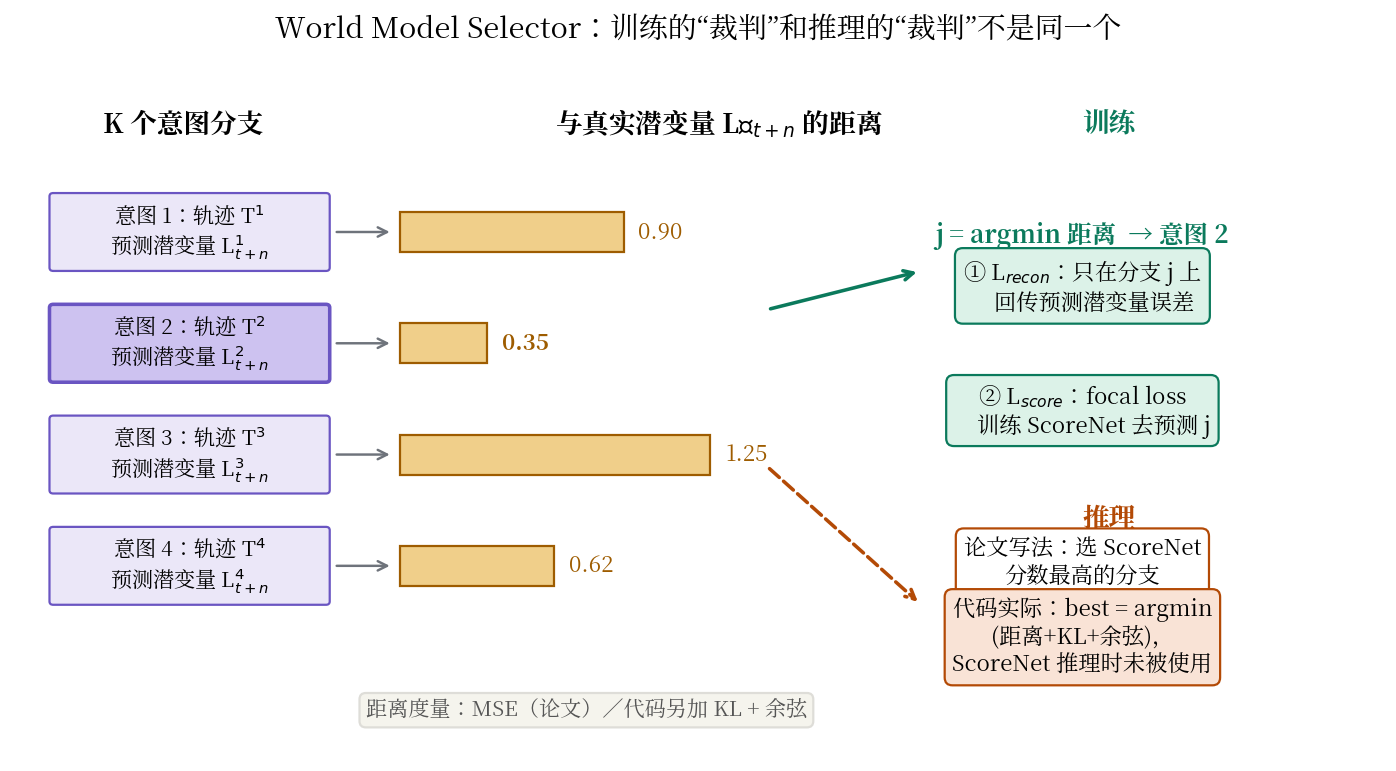

The Python source for this figure:
# -*- coding: utf-8 -*-
"""World4Drive 的 World Model Selector：训练用 argmin 距离定 j，推理该用 ScoreNet（论文），
但代码推理时用的却是 argmin(组合损失)。"""
import matplotlib
matplotlib.use("Agg")
import matplotlib.pyplot as plt
import matplotlib.patches as mpatches
import numpy as np

from matplotlib.font_manager import FontProperties
_ZH = FontProperties(fname="/usr/share/fonts/opentype/noto/NotoSerifCJK-Regular.ttc")
plt.rcParams["font.family"] = _ZH.get_name()
plt.rcParams["font.size"] = 10.5
plt.rcParams["axes.unicode_minus"] = False

fig, ax = plt.subplots(figsize=(11, 5.6))
ax.set_xlim(0, 11)
ax.set_ylim(0, 6.2)
ax.axis("off")

K = 4  # 示意用 4 个意图分支（论文 K=6）
dist = [0.9, 0.35, 1.25, 0.62]   # 各分支预测潜变量与真实潜变量的距离（示意）
scores = [0.18, 0.46, 0.11, 0.25]  # ScoreNet 输出（示意）

# 左侧：K 个分支
ax.text(0.7, 5.6, "K 个意图分支", fontsize=12, fontweight="bold")
for k in range(K):
    y = 4.7 - k * 1.0
    box = mpatches.FancyBboxPatch((0.3, y - 0.32), 2.2, 0.64,
                                  boxstyle="round,pad=0.03",
                                  fc="#ebe7f8" if k != 1 else "#cdc2f0",
                                  ec="#6a55c2", lw=1.6 if k == 1 else 1.0)
    ax.add_patch(box)
    ax.text(1.4, y, f"意图 {k+1}：轨迹 T$^{{{k+1}}}$\n预测潜变量 L$^{{{k+1}}}_{{t+n}}$",
            ha="center", va="center", fontsize=9.5)

# 中：距离计算
ax.text(4.35, 5.6, "与真实潜变量 L̂$_{t+n}$ 的距离", fontsize=12, fontweight="bold")
for k in range(K):
    y = 4.7 - k * 1.0
    d = dist[k]
    w = d * 2.0
    bar = mpatches.Rectangle((3.1, y - 0.18), w, 0.36, fc="#f0cf8a", ec="#9e5c00")
    ax.add_patch(bar)
    ax.text(3.1 + w + 0.12, y, f"{d:.2f}", va="center", fontsize=10,
            fontweight="bold" if k == 1 else "normal", color="#9e5c00")
    # 箭头从左盒子到条
    ax.annotate("", xy=(3.05, y), xytext=(2.55, y),
                arrowprops=dict(arrowstyle="->", color="#6e737b", lw=1.1))

ax.text(4.6, 0.35, "距离度量：MSE（论文）／代码另加 KL + 余弦", fontsize=9.5,
        color="#555", ha="center",
        bbox=dict(boxstyle="round,pad=0.3", fc="#f5f4ed", ec="#deddd8"))

# 右上：训练路径
ax.text(8.6, 5.6, "训练", fontsize=12, fontweight="bold", color="#0b7a5c")
ax.annotate("", xy=(7.3, 4.35), xytext=(6.05, 4.0),
            arrowprops=dict(arrowstyle="->", color="#0b7a5c", lw=1.6))
ax.text(8.6, 4.6, "j = argmin 距离  → 意图 2", fontsize=11, color="#0b7a5c",
        fontweight="bold", ha="center")
ax.text(8.6, 4.0, "① L$_{recon}$：只在分支 j 上\n    回传预测潜变量误差", fontsize=10, ha="center",
        bbox=dict(boxstyle="round,pad=0.35", fc="#dcf2e8", ec="#0b7a5c"))
ax.text(8.6, 2.9, "② L$_{score}$：focal loss\n    训练 ScoreNet 去预测 j", fontsize=10, ha="center",
        bbox=dict(boxstyle="round,pad=0.35", fc="#dcf2e8", ec="#0b7a5c"))

# 右下：推理路径（论文 vs 代码）
ax.text(8.6, 2.05, "推理", fontsize=12, fontweight="bold", color="#b34a06")
ax.text(8.6, 1.55, "论文写法：选 ScoreNet\n分数最高的分支", fontsize=10, ha="center",
        bbox=dict(boxstyle="round,pad=0.35", fc="#ffffff", ec="#b34a06"))
ax.text(8.6, 0.75, "代码实际：best = argmin\n(距离+KL+余弦)，\nScoreNet 推理时未被使用", fontsize=10, ha="center",
        bbox=dict(boxstyle="round,pad=0.35", fc="#f9e3d6", ec="#b34a06"))
ax.annotate("", xy=(7.3, 1.35), xytext=(6.05, 2.6),
            arrowprops=dict(arrowstyle="->", color="#b34a06", lw=1.6, ls="--"))

ax.set_title("World Model Selector：训练的“裁判”和推理的“裁判”不是同一个", fontsize=13, pad=12)
fig.savefig("/home/hatch/workspace/your_files/paper-xray-100/papers/047-WM-world4drive/fig-selector.png",
            dpi=160, bbox_inches="tight")
print("saved fig-selector.png")
